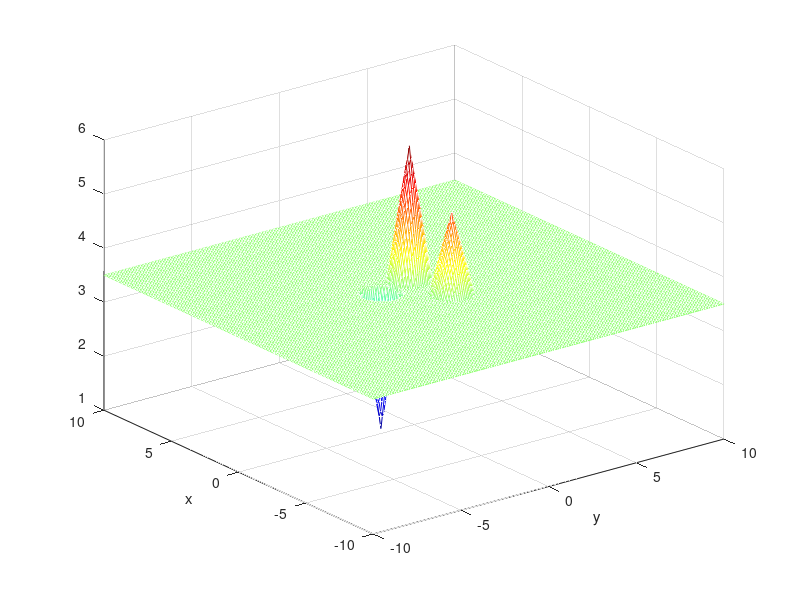
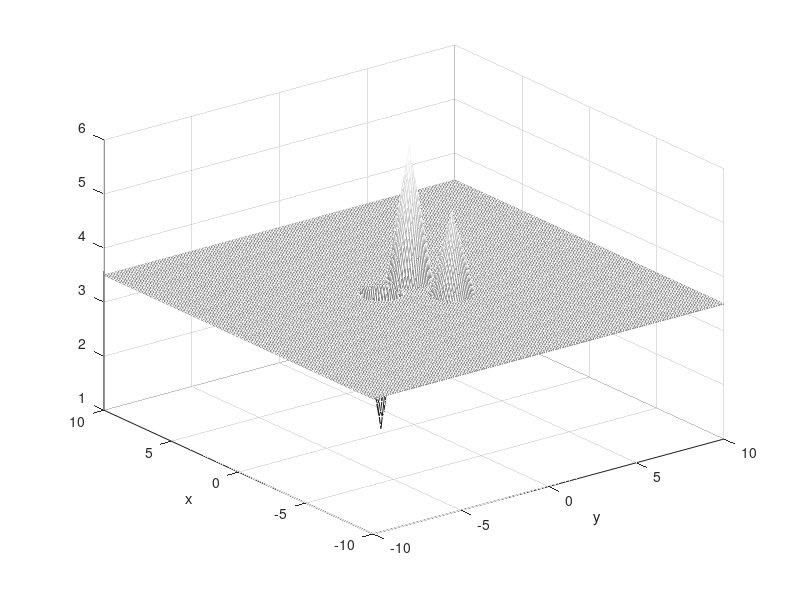

These charts were generated, in order, by the following MATLAB code: (Note: this script raises an error after producing the figures.)
clc % limpa tela
clear all

format compact
format long

%
%   Mesh parameters:
%

h = 0.1
R = 10
N = R/h

x = -R:h:R+h/100   % x has 2N + 1 points
y = -R:h:R+h/100;   % y has 2N + 1 points

n = 2;     % <--- space dimension is 2 (plane)
p = 4;     % <--- we are interested in the case: p > n

gamma = (p - n)/(p - 1);   % <--- this parameter will not actually 
                           %      be used in the program below
%
% -------------------------------------------------
%
%             INITIAL APPROXIMATION
%                     to
%             STEADY STATE SOLUTION
%
% -------------------------------------------------
%

% -------------------------------------------------

x1 = +1.0;   % <--- x-coordinate of 1st singularity
y1 = +0.5;   % <--- y-coordinate of 1st singularity

i1 = find( x1-h/100 < x & x < x1 + h/100);   % <--- i-index of 1st singularity
j1 = find( y1-h/100 < y & y < y1 + h/100);   % <--- j-index of 1st singularity

x2 = -1.5;   % <--- x-coordinate of 2nd singularity
y2 = +1.0;   % <--- y-coordinate of 2nd singularity

i2 = find( x2-h/100 < x & x < x2 + h/100);   % <--- i-index of 2nd singularity
j2 = find( y2-h/100 < y & y < y2 + h/100);   % <--- j-index of 2nd singularity

x3 = +0.5;   % <--- x-coordinate of 3rd singularity
y3 = -1.5;   % <--- y-coordinate of 3rd singularity

i3 = find( x3-h/100 < x & x < x3 + h/100);   % <--- i-index of 3rd singularity
j3 = find( y3-h/100 < y & y < y3 + h/100);   % <--- j-index of 3rd singularity

% -------------------------------------------------

b1 = 6;

b2 = 5;

b3 = 1;

b = (b1 + b2 + b3)/3 - 0.5;    

% -------------------------------------------------

r12 = sqrt( (x1 - x2)^2 + (y1 - y2)^2 );
r13 = sqrt( (x1 - x3)^2 + (y1 - y3)^2 );
r23 = sqrt( (x2 - x3)^2 + (y2 - y3)^2 );

r0 = 1/2 * min([r12, r13, r23])

% -------------------------------------------------

u0 = b * ones(2*N+1,2*N+1);

for i = 1:2*N+1
    for j = 1:2*N+1
        
        d1 = sqrt( (x(i) - x1)^2 + (y(j) - y1)^2 );
        
        d2 = sqrt( (x(i) - x2)^2 + (y(j) - y2)^2 );
        
        d3 = sqrt( (x(i) - x3)^2 + (y(j) - y3)^2 );
        
        if d1 < r0
           u0(i,j) = b1 - (b1 - b)*d1/r0;
        end
        
        if d2 < r0
           u0(i,j) = b2 - (b2 - b)*d2/r0;
        end  
        
        if d3 < r0
           u0(i,j) = b3 - (b3 - b)*d3/r0;
        end 
        
   end
    
end   
       
u0(i1,j1) = b1;
u0(i2,j2) = b2;
u0(i3,j3) = b3;

% -------------------------------------------------

I = find( 2.5 < abs(x) & abs(x) < 3.5 )
J = find( 2.5 < abs(y) & abs(y) < 3.5 )

far_field_value_u0 = sum( sum( u0(I,J) ) )/(length(I)*length(J))

b

count = 1;

min_u(count) = min( u0(:) );
max_u(count) = max( u0(:) );

% -------------------------------------------------
%
%    Solution checkings:
%
variation_L1 (1) = NaN;   % <--- L1 norm of u - u_previous
variation_sup(1) = NaN;   % <--- supnorm of u - u_previous

far_field_value(1) = far_field_value_u0;

% -------------------------------------------------

tic

[X,Y] = meshgrid(x,y);

figure(10)
mesh(X,Y,u0)
colormap(jet)
shading interp
xlabel('y')
ylabel('x')

figure(20)
shading interp
colormap gray
% surfl(X,Y,u0)
mesh(X,Y,u0)
xlabel('y')
ylabel('x')

toc

% -------------------------------------------------

v0 = u0;   % <--- this will be used by the code u_24h.m

t(1) = 0;  % <--- vector of time values for future solution checkings
t0 = 0;    % <--- this will be used by the code u_24h.m

dt_dump = 0.01;  % <--- time interval elapsed between solution checkings

% -------------------------------------------------
 m = pi * (r0^2) * abs(b1-b) * (1/3)
 n , p=4, R
[T] = Tempo(m,n,p,R)
%u0(107,86)
